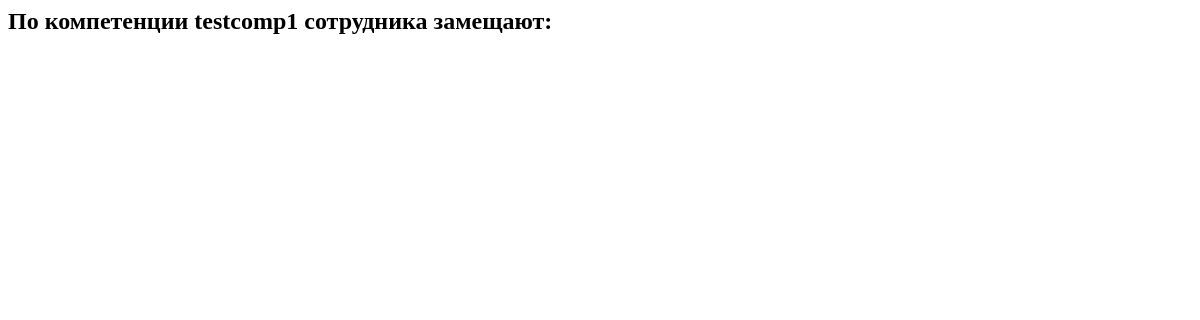
The page /employees/employees-by-competence/1/1 on the database as committed earlier.
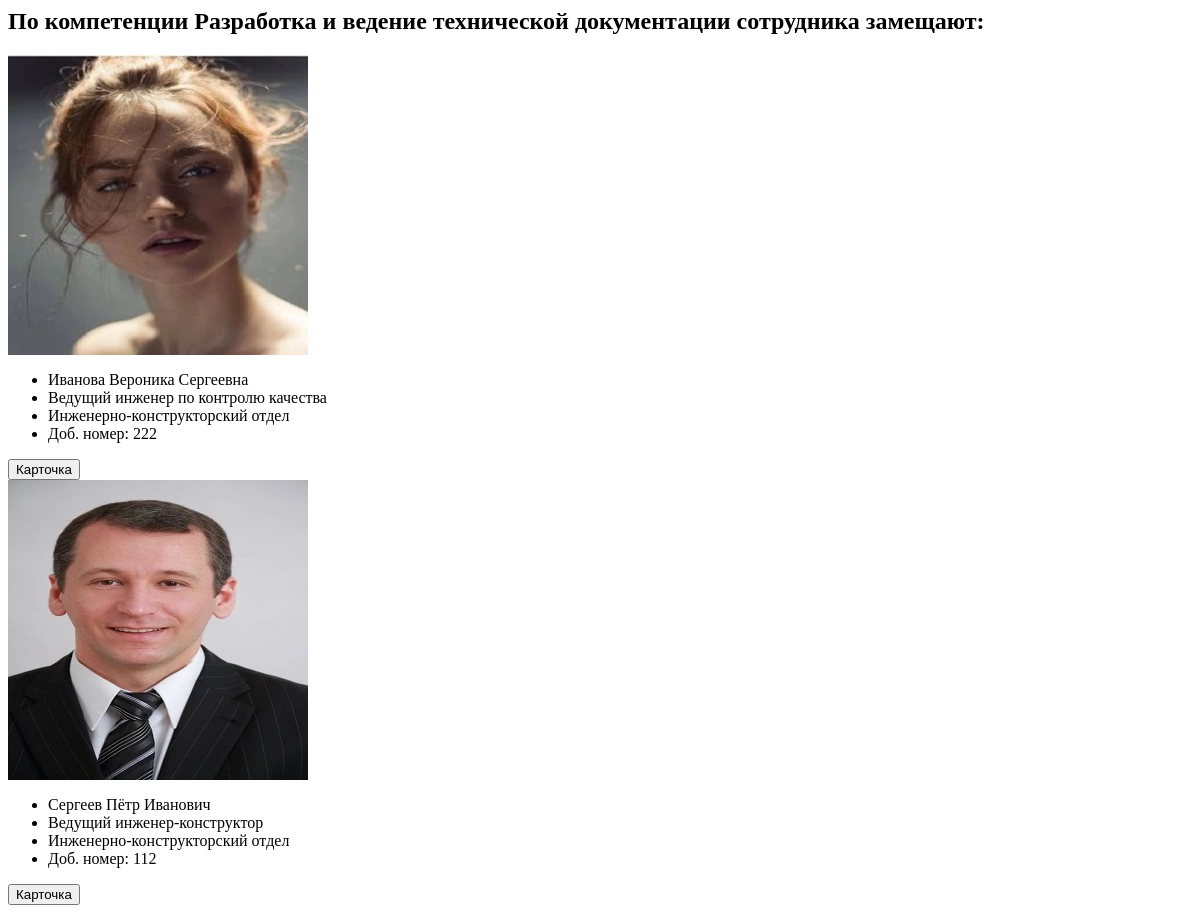
The same page on the database as committed later.
### competences/models.py (models this page shows, shortened)
class EmpCompetence(models.Model):
    objects = models.Manager()
    employee = models.ForeignKey("employees.Employee", on_delete=models.CASCADE, verbose_name="Сотрудник", blank=True, null=True)
    competence = models.ForeignKey("Competence", on_delete=models.CASCADE, verbose_name="Компетенция")
    competence_level = models.PositiveIntegerField(verbose_name="Уровень владения")
    sector = models.ForeignKey("departments.Sector", on_delete=models.CASCADE, verbose_name="Сектор")

class Competence(NameMixin, models.Model):
    class Meta:
        verbose_name = "Компетенция"
        verbose_name_plural = "Компетенции"

### employees/models.py (models this page shows, shortened)
class Employee(models.Model):
    objects = models.Manager()
    sorted = EmployeeManager()
    name = models.CharField(max_length=100, blank=False, null=False, verbose_name="Имя")
    surname = models.CharField(max_length=100, blank=False, null=False, verbose_name="Фамилия")
    patronymic = models.CharField(max_length=100, blank=True, null=True, verbose_name="Отчество")
    post = models.CharField(max_length=150, blank=False, null=False, verbose_name="Должность")
    phone = models.PositiveIntegerField(blank=True, null=True, verbose_name="Телефон")
    photo = models.ImageField(verbose_name="Фото", blank=True, null=True)
    fired = models.BooleanField(blank=False, null=False, default=False, verbose_name="Уволен")
    sector = models.ForeignKey("departments.Sector", on_delete=models.CASCADE, verbose_name="Сектор")
    @property
    def full_name(self):
        return "{} {} {}".format(self.surname, self.name, self.patronymic)

### departments/models.py (models this page shows)
class Sector(NameMixin, models.Model):
    objects = models.Manager()
    department = models.ForeignKey("Department", on_delete=models.CASCADE, verbose_name="Отдел")
    excel = models.FileField(verbose_name="Excel", blank=True, null=True)
    diagramm = models.ImageField(verbose_name="Диаграмма", blank=True, null=True)
    class Meta:
        verbose_name = "Сектор"
        verbose_name_plural = "Секторы"

class Department(NameMixin, models.Model):
    class Meta:
        verbose_name = "Отдел"
        verbose_name_plural = "Отделы"

### employees/views.py (the view)
# urls.py: path("employees-by-competence/<int:competence_id>/<int:employee_id>", EmployeesByCompetenceListView.as_view(),
class EmployeesByCompetenceListView(ListView):
    template_name = "employees/employees_by_competence.html"
    model = Employee
    def get_context_data(self, **kwargs):
        competence_id = self.kwargs.get("competence_id")
        employee_id = self.kwargs.get("employee_id")
        context = {"employees_by_competence": Employee.objects.filter(id__in=EmpCompetence.objects.
                                                                      filter(competence__id=competence_id).
                                                                      values_list("employee", flat=True)).
                                                                      exclude(id=employee_id),
                   "competence": EmpCompetence.objects.filter(competence_id=competence_id).first()}
        return context

### general/model_mixins.py (called while the page is built)
    def __str__(self):
        return self.name

### employees/templates/employees/employees_by_competence.html
<div class="d-flex flex-column justify-content-center mb-3">
    <h2 class="text-center d-flex flex-row justify-content-center">По компетенции {{ competence.competence.name }} сотрудника замещают: </h2>
    <div class="d-flex flex-row flex-wrap justify-content-center mt-3">
        {% for employee in employees_by_competence %}
            <div class="card rounded-3 shadow-sm ms-5 me-1 mt-3 borderall itemcolor" style="width: 350px">
                <div class="card-header bg-transparent border-0 d-flex justify-content-center">
                    <img class="img-fluid rounded-3" src="{{ employee.photo.url }}" alt="{{ employee.full_name }}">
                </div>
                <div class="card-body text-center">
                    <ul class="list-group border-0">
                        <li class="list-group-item fs-6 itemcolor borderbottom fw-semibold">{{ employee.full_name }}</li>
                        <li class="list-group-item fs-6 itemcolor borderbottom">{{ employee.post }}</li>
                        <li class="list-group-item fs-6 itemcolor borderbottom">{{ employee.sector.department }}</li>
                        <li class="list-group-item fs-6 itemcolor borderbottom">Доб. номер: {{ employee.phone }}</li>
                    </ul>
                </div>
                <div class="buttons d-flex flex-column mx-3 mb-3">
                    <button name="card" class="btn btn-info mt-3" onclick="showEmployeeDetail({{ employee.id }}), $('#employee-info')[0].focus()">Карточка</button>
                </div>
            </div>
        {% endfor %}
    </div>
</div>

Rows that differ between the two databases and show on the page:
changed EmpCompetence: competence.name "testcomp1" → "Разработка и ведение технической документации"
now on this page (row edited): Employee: photo (picture), full_name "Иванова Вероника Сергеевна", post "Ведущий инженер по контролю качества", sector.department "Инженерно-конструкторский отдел", phone "222"
added Employee: photo (picture), full_name "Сергеев Пётр Иванович", post "Ведущий инженер-конструктор", sector.department "Инженерно-конструкторский отдел", phone "112"
